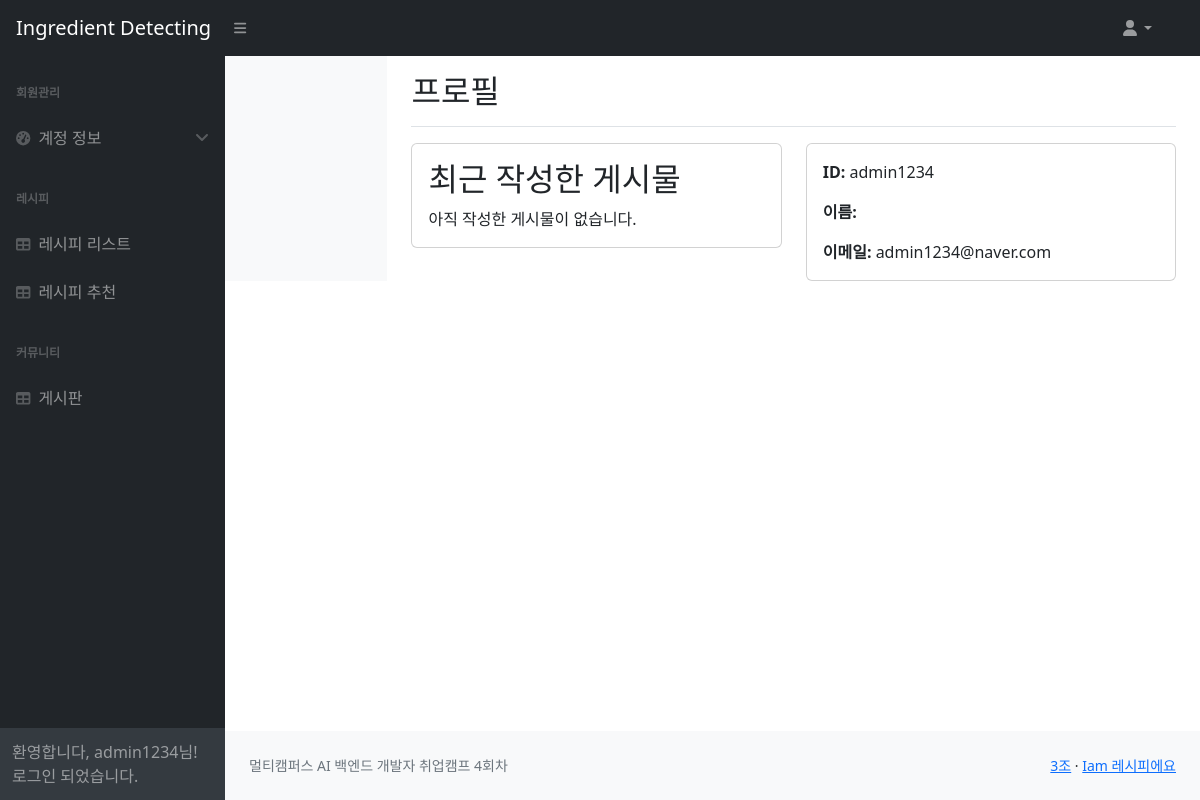
/profile/ (signed in), run on an earlier commit of the app's database.
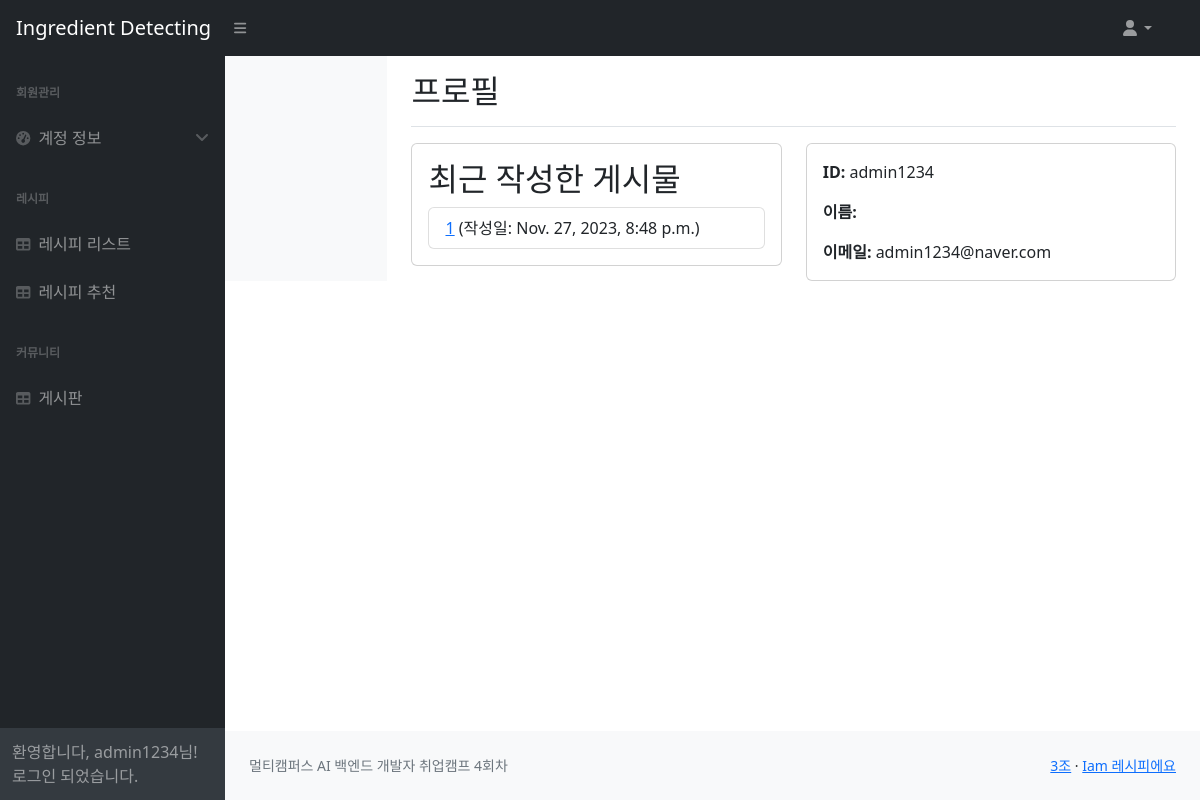
And on a later commit of the database.
### services/models.py (models this page shows, shortened)
class Post(models.Model):
    title = models.CharField(max_length=200)
    content = models.TextField()
    author = models.ForeignKey(User, on_delete=models.CASCADE)
    created_at = models.DateTimeField(auto_now_add=True)
    views = models.PositiveIntegerField(default=0)

### users/views.py (the view)
# urls.py: path('profile/', profile_view, name='profile'),
def profile_view(request):
    latest_posts = Post.objects.filter(author=request.user).order_by('-created_at')[:3]
    return render(request, 'users/profile.html', {'latest_posts': latest_posts})

### users/templates/users/profile.html
{% extends 'base.html' %}
{% block content %}
  <div class="container-fluid">
    <div class="row">
      <nav class="col-md-2 d-none d-md-block bg-light sidebar">
      </nav>
      <main role="main" class="col-md-9 ml-sm-auto col-lg-10 px-4">
        <div class="d-flex justify-content-between flex-wrap flex-md-nowrap align-items-center pt-3 pb-2 mb-3 border-bottom">
          <h1 class="h2">프로필</h1>
        </div>
        <div class="row">
          <div class="col-md-6">
            <div class="card">
              <div class="card-body">
                <h2 class="card-title">최근 작성한 게시물</h2>
                {% if latest_posts %}
                  <ul class="list-group">
                    {% for post in latest_posts %}
                      <li class="list-group-item"><a href="{% url 'post_detail' pk=post.pk %}">{{ post.title }}</a> (작성일: {{ post.created_at }})</li>
                    {% endfor %}
                  </ul>
                {% else %}
                  <p class="card-text">아직 작성한 게시물이 없습니다.</p>
                {% endif %}
              </div>
            </div>
          </div>
          <div class="col-md-6">
            <div class="card">
              <div class="card-body">
                <p class="card-text"><strong>ID:</strong> {{ user.username }}</p>
                <p class="card-text"><strong>이름:</strong> {{ user.get_full_name }}</p>
                <p class="card-text"><strong>이메일:</strong> {{ user.email }}</p>
              </div>
            </div>
          </div>
        </div>
      </main>
    </div>
  </div>
{% endblock %}

What changed in the data, as far as the page shows it:
added Post: title "1", created_at "Nov. 27, 2023, 8:48 p.m."
Also different on the page:
text no longer shown: "아직 작성한 게시물이 없습니다."
